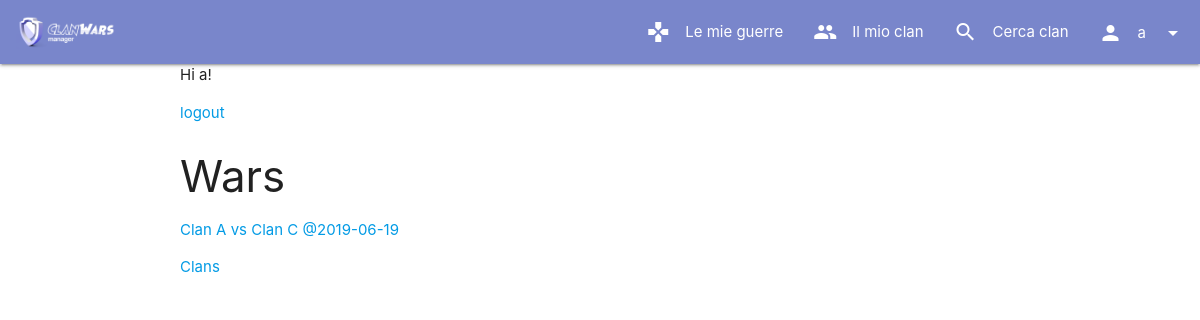
Page /wars/ (signed in) on the earlier database version.
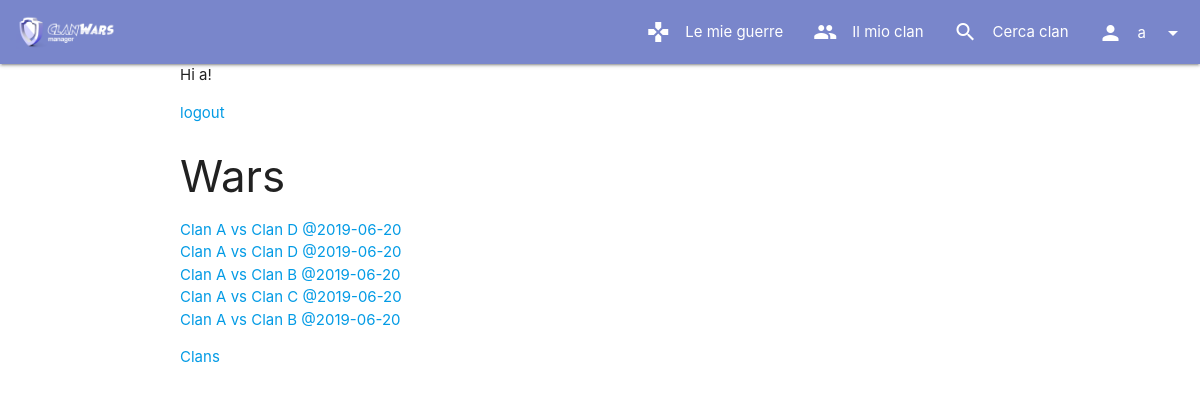
Same page on the later database version.
### manager/models.py (models this page shows, shortened)
class User(AbstractUser):
    clan = models.ForeignKey("Clan", on_delete=models.SET_NULL, null=True, blank=True, default=None)

class War(models.Model):
    allyClan = models.ForeignKey(Clan, on_delete=models.CASCADE, related_name="+")
    enemyClanName = models.TextField(max_length=30)
    date = models.DateField()
    def get_absolute_url(self):
        return reverse("wars_details", kwargs={'pk': self.pk})
    def __str__(self):
        return f"{self.allyClan.name} vs {self.enemyClanName} @{self.date}"

class Clan(models.Model):
    name = models.CharField(max_length=30)
    clanMaster = models.ForeignKey(User, on_delete=models.CASCADE, related_name="+")
    maxPlayers = models.PositiveSmallIntegerField(default=20, validators=[MinValueValidator(1), MaxValueValidator(50)])
    def get_absolute_url(self):
        return reverse("clans_details", kwargs={'pk': self.pk})

### manager/views.py (the view)
# urls.py: path('wars/', WarListView.as_view(), name='wars_list'),
class WarListView(ListView):
    template_name = 'wars/list.html'
    paginate_by = 100  # if pagination is desired
    def get_queryset(self):
        if self.request.user.is_authenticated and self.request.user.clan is not None:
            return War.objects.filter(allyClan=self.request.user.clan)
        else:
            return []

### manager/templates/wars/list.html (shortened to what this page needs)
{% extends 'base.html' %}
{% block content %}
{% if user.is_authenticated %}
    Hi {{ user.username }}!
    <p><a href="{% url 'user_logout' %}">logout</a></p>
    <h3>Wars</h3>
    <ul>
          {% for war in object_list %}
              <li>
                <a href={{war.get_absolute_url}}>
                    {{war}}
                </a>
              </li>
          {% endfor %}
    </ul>
{% else %}
    <p>You are not logged in</p>
    <a href="{% url 'user_login' %}">login</a> |
    <a href="{% url 'user_signup' %}">signup</a>
{% endif %}
<a href="{% url 'clans_list' %}">Clans</a>
{% endblock %}

### manager/templates/base.html (shortened to what this page needs)
{% load static %}
<!doctype html>
<html>
<head>
  <link type="text/css" rel="stylesheet" href="{% static "css/materialize.min.css" %}" media="screen,projection" />
  <link type="text/css" rel="stylesheet" href="{% static "css/style.css" %}" media="screen,projection" />
</head>
<body>
  {% include "navbar.html" %}
  <div class="container">
    {% block content %}{% endblock%}
  </div>
</body>
</html>

### manager/templates/navbar.html (shortened to what this page needs)
{% load static %}
<nav>
    <div class="nav-wrapper">
        <a href="{% url 'home' %}" class="brand-logo">
            <img class="logo-img" src="{% static "images/logo.png" %}">
        </a>
        <ul class="right hide-on-med-and-down">
            {% if request.user.is_authenticated %}
            <li class="waves-effect">
                <a href="{% url 'wars_list' %}">
                    <i class="material-icons left">gamepad</i>
                    Le mie guerre
                </a>
            </li>
            <li class="waves-effect">
                {% if request.user.clan is not None %}
                <a href="{{user.clan.get_absolute_url}}">
                    <i class="material-icons left">people</i>
                    Il mio clan
                </a>
                {% else %}
                <a href="#">
                    <i class="material-icons left">add</i>
                    Crea clan
                </a>
                {% endif %}
            </li>
            {% endif %}
            <li class="waves-effect">
                <a href="{% url 'clans_list' %}">
                    <i class="material-icons left">search</i>
                    Cerca clan
                </a>
            </li>
            {% if request.user.is_authenticated %}
            <li>
                <a class="dropdown-trigger waves-effect" href="#!" data-target="logout-dropdown">
                    <i class="material-icons left">person</i>
                    {{user.username}}
                    <i class="material-icons right">arrow_drop_down</i>
                </a>
            </li>
            {% endif %}
        </ul>
    </div>
</nav>

### manager/static/css/style.css (style rules this page uses)
.logo-img { max-height: 64px!important; padding: 15px 0!important; margin-left: 0.5em; margin-right: 0.5em; }

Differences in the rows shown:
removed War: allyClan+enemyClanName+date "Clan A vs Clan C @2019-06-19"
added War: allyClan+enemyClanName+date "Clan A vs Clan D @2019-06-20"
added War: allyClan+enemyClanName+date "Clan A vs Clan D @2019-06-20"
added War: allyClan+enemyClanName+date "Clan A vs Clan B @2019-06-20"
added War: allyClan+enemyClanName+date "Clan A vs Clan C @2019-06-20"
added War: allyClan+enemyClanName+date "Clan A vs Clan B @2019-06-20"
